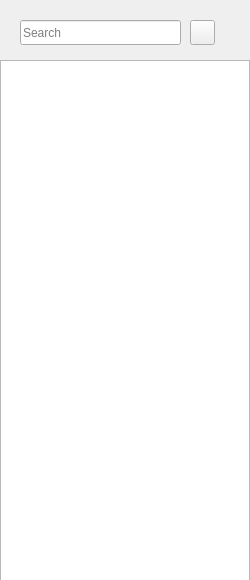
<?xml version="1.0" encoding="UTF-8"?>
<ui version="4.0">
 <class>ChatListFunc</class>
 <widget class="QWidget" name="ChatListFunc">
  <property name="geometry">
   <rect>
    <x>0</x>
    <y>0</y>
    <width>250</width>
    <height>580</height>
   </rect>
  </property>
  <property name="windowTitle">
   <string>Form</string>
  </property>
  <widget class="ChatList" name="chatlist">
   <property name="geometry">
    <rect>
     <x>0</x>
     <y>60</y>
     <width>250</width>
     <height>521</height>
    </rect>
   </property>
  </widget>
  <widget class="QLineEdit" name="edt_search">
   <property name="geometry">
    <rect>
     <x>20</x>
     <y>20</y>
     <width>161</width>
     <height>25</height>
    </rect>
   </property>
   <property name="placeholderText">
    <string>Search</string>
   </property>
   <property name="clearButtonEnabled">
    <bool>true</bool>
   </property>
  </widget>
  <widget class="QPushButton" name="btn_add">
   <property name="geometry">
    <rect>
     <x>190</x>
     <y>20</y>
     <width>25</width>
     <height>25</height>
    </rect>
   </property>
   <property name="text">
    <string/>
   </property>
   <property name="icon">
    <iconset resource="../../../resource.qrc">
     <normaloff>:/resource/image/add.png</normaloff>:/resource/image/add.png</iconset>
   </property>
  </widget>
  <action name="actionSerach">
   <property name="icon">
    <iconset resource="../../../resource.qrc">
     <normaloff>:/resource/image/search.png</normaloff>:/resource/image/search.png</iconset>
   </property>
   <property name="text">
    <string>Serach</string>
   </property>
   <property name="toolTip">
    <string>Search</string>
   </property>
  </action>
 </widget>
 <customwidgets>
  <customwidget>
   <class>ChatList</class>
   <extends>QListView</extends>
   <header>src/widget/ChatList.h</header>
  </customwidget>
 </customwidgets>
 <resources>
  <include location="../../../resource.qrc"/>
 </resources>
 <connections/>
</ui>
